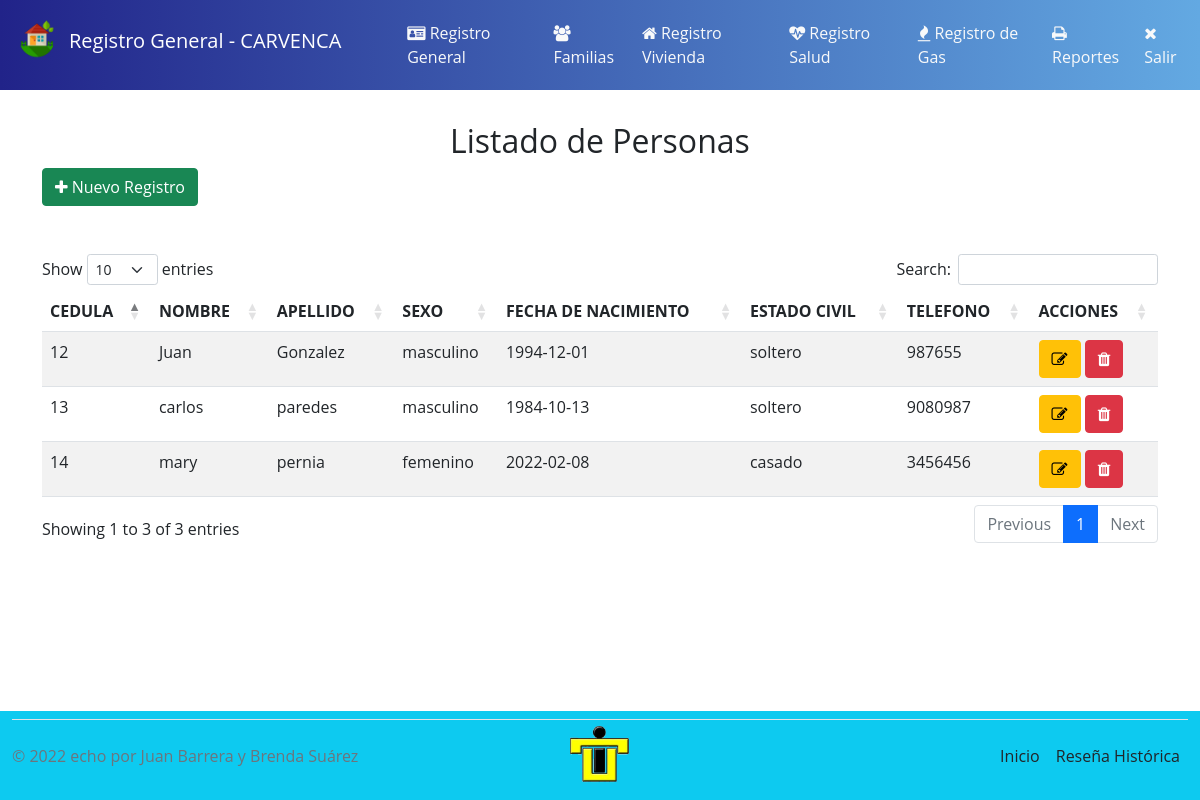
The app's page /registrogeneral.php (signed in) with its own data.
### tables this page shows
CREATE TABLE `general`  (
  `cedula` varchar(40) NOT NULL,
  `nombre` varchar(45) NOT NULL,
  `apellido` varchar(45) NOT NULL,
  `sexo` varchar(30) NOT NULL,
  `nacimiento` date NOT NULL,
  `edoCivil` varchar(40) NOT NULL,
  `telefono` int NOT NULL,
  `jefeFamilia` int NULL DEFAULT 0,
  PRIMARY KEY (`cedula`) USING BTREE
);

### mostrar.php (called while the page is built, shortened)
<?Php
if ($tituloPagina == 'Registro General') {
    include_once('conexion.php');
    $consulta = "SELECT * FROM general";
    $resultado = mysqli_query($conexion, $consulta);
}

### registrogeneral.php (the view, shortened to what this page needs)
<?Php
$tituloPagina = 'Registro General';
include('mostrar.php');
$filas = mysqli_num_rows($resultado);
include_once('header.php');
?>
<main class="container separacion">
    <div class="row">
        <div class="col-lg-12 text-center">
            <h2>Listado de Personas</h2>
        </div>
        <div class="col-lg-8 mb-5">
            <a href="nuevoRegistro.php?new=1" class="btn btn-success" title="Nuevo"><i class="fa fa-plus"></i> Nuevo Registro</a>
        </div>
        <div class="col-lg-12">
            <?Php
            if ($filas <= 0) {
                echo "<h2 class='mt-4 p-3 text-black alert alert-warning' role='alert'> No Hay Registros de personas</h2>";
            } else {
            ?>
                <table class="table table-striped display" id="personas">
                    <thead>
                        <tr>
                            <th>CEDULA</th>
                            <th>NOMBRE</th>
                            <th>APELLIDO</th>
                            <th>SEXO</th>
                            <th>FECHA DE NACIMIENTO</th>
                            <th>ESTADO CIVIL</th>
                            <th>TELEFONO</th>
                            <th>ACCIONES</th>
                        </tr>
                    </thead>
                    <?php
                    while ($row = mysqli_fetch_array($resultado)) {
                        $id = $row['cedula'];
                    ?>
                        <tr>
                            <td><?= $row['cedula'] ?></td>
                            <td><?= $row['nombre'] ?></td>
                            <td><?= $row['apellido'] ?></td>
                            <td><?= $row['sexo'] ?></td>
                            <td><?= $row['nacimiento'] ?></td>
                            <td><?= $row['edoCivil'] ?></td>
                            <td><?= $row['telefono'] ?></td>
                            <td>
                                <a href="editarRegistro.php?edit=1&tipo=registro&id='<?= $id ?>'" class="btn btn-warning" title="Editar"><i class="fa fa-edit"></i></a>
                                <a href="#" class="btn btn-danger" title="Borrar"><i class="fa fa-trash"></i></a>
                            </td>
                        </tr>
                    <?php
                    }
                    ?>
                </table>
            <?Php
            }
            ?>
        </div>
    </div>
</main>
<?php include_once('footer.php'); ?>

### assets/css/estilos.css (style rules this page uses)
* { margin: 0; padding: 0; box-sizing: border-box; }
body { font-family: 'Open Sans', sans-serif; }
.separacion { margin-top: 2rem; }
.table { margin-top: 2em; margin-bottom: 2em; }
main { margin-bottom: 10%; }

### records on screen
general: cedula "12", nombre "Juan", apellido "Gonzalez", sexo "masculino", nacimiento "1994-12-01", edoCivil "soltero", telefono "987655"
general: cedula "13", nombre "carlos", apellido "paredes", sexo "masculino", nacimiento "1984-10-13", edoCivil "soltero", telefono "9080987"
general: cedula "14", nombre "mary", apellido "pernia", sexo "femenino", nacimiento "2022-02-08", edoCivil "casado", telefono "3456456"

### other values on screen
$tituloPagina "Registro General"
